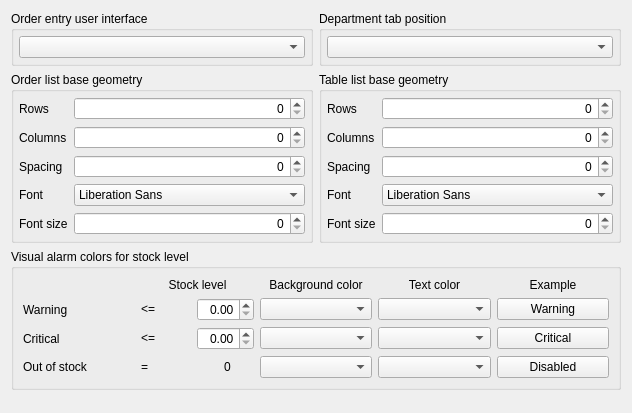
       <widget class="QWidget" name="tab2">
        <attribute name="title">
         <string>Order entry UI</string>
        </attribute>
        <layout class="QVBoxLayout" name="verticalLayout_5">
         <item>
          <layout class="QHBoxLayout" name="horizontalLayout_8">
           <item>
            <widget class="QGroupBox" name="groupBox_7">
             <property name="title">
              <string>Order entry user interface</string>
             </property>
             <layout class="QVBoxLayout" name="verticalLayout_3">
              <property name="leftMargin">
               <number>5</number>
              </property>
              <property name="topMargin">
               <number>5</number>
              </property>
              <property name="rightMargin">
               <number>5</number>
              </property>
              <property name="bottomMargin">
               <number>5</number>
              </property>
              <item>
               <widget class="QComboBox" name="comboBoxOrderUI"/>
              </item>
             </layout>
            </widget>
           </item>
           <item>
            <widget class="QGroupBox" name="groupBox_8">
             <property name="title">
              <string>Department tab position</string>
             </property>
             <layout class="QVBoxLayout" name="verticalLayout_4">
              <property name="leftMargin">
               <number>5</number>
              </property>
              <property name="topMargin">
               <number>5</number>
              </property>
              <property name="rightMargin">
               <number>5</number>
              </property>
              <property name="bottomMargin">
               <number>5</number>
              </property>
              <item>
               <widget class="QComboBox" name="comboBoxTabPosition"/>
              </item>
             </layout>
            </widget>
           </item>
          </layout>
         </item>
         <item>
          <layout class="QHBoxLayout" name="horizontalLayout_3">
           <item>
            <widget class="QGroupBox" name="groupBoxOrderGeometry">
             <property name="sizePolicy">
              <sizepolicy hsizetype="Minimum" vsizetype="Fixed">
               <horstretch>0</horstretch>
               <verstretch>0</verstretch>
              </sizepolicy>
             </property>
             <property name="title">
              <string>Order list base geometry</string>
             </property>
             <layout class="QVBoxLayout" name="verticalLayout_10">
              <property name="leftMargin">
               <number>5</number>
              </property>
              <property name="topMargin">
               <number>5</number>
              </property>
              <property name="rightMargin">
               <number>5</number>
              </property>
              <property name="bottomMargin">
               <number>5</number>
              </property>
              <item>
               <layout class="QGridLayout" name="gridLayout_5">
                <property name="sizeConstraint">
                 <enum>QLayout::SizeConstraint::SetMinimumSize</enum>
                </property>
                <item row="4" column="1">
                 <widget class="QSpinBox" name="spinBoxOrderListFontSize">
                  <property name="alignment">
                   <set>Qt::AlignmentFlag::AlignRight|Qt::AlignmentFlag::AlignTrailing|Qt::AlignmentFlag::AlignVCenter</set>
                  </property>
                 </widget>
                </item>
                <item row="1" column="1">
                 <widget class="QSpinBox" name="spinBoxOrderListColumns">
                  <property name="alignment">
                   <set>Qt::AlignmentFlag::AlignRight|Qt::AlignmentFlag::AlignTrailing|Qt::AlignmentFlag::AlignVCenter</set>
                  </property>
                 </widget>
                </item>
                <item row="2" column="0">
                 <widget class="QLabel" name="label_13">
                  <property name="text">
                   <string>Spacing</string>
                  </property>
                 </widget>
                </item>
                <item row="1" column="0">
                 <widget class="QLabel" name="label_2">
                  <property name="text">
                   <string>Columns</string>
                  </property>
                 </widget>
                </item>
                <item row="0" column="0">
                 <widget class="QLabel" name="label">
                  <property name="text">
                   <string>Rows</string>
                  </property>
                 </widget>
                </item>
                <item row="0" column="1">
                 <widget class="QSpinBox" name="spinBoxOrderListRows">
                  <property name="alignment">
                   <set>Qt::AlignmentFlag::AlignRight|Qt::AlignmentFlag::AlignTrailing|Qt::AlignmentFlag::AlignVCenter</set>
                  </property>
                 </widget>
                </item>
                <item row="2" column="1">
                 <widget class="QSpinBox" name="spinBoxOrderListSpacing">
                  <property name="alignment">
                   <set>Qt::AlignmentFlag::AlignRight|Qt::AlignmentFlag::AlignTrailing|Qt::AlignmentFlag::AlignVCenter</set>
                  </property>
                 </widget>
                </item>
                <item row="4" column="0">
                 <widget class="QLabel" name="label_17">
                  <property name="text">
                   <string>Font size</string>
                  </property>
                 </widget>
                </item>
                <item row="3" column="0">
                 <widget class="QLabel" name="label_15">
                  <property name="text">
                   <string>Font</string>
                  </property>
                 </widget>
                </item>
                <item row="3" column="1">
                 <widget class="QFontComboBox" name="fontComboBoxOrderList">
                  <property name="sizePolicy">
                   <sizepolicy hsizetype="Minimum" vsizetype="Fixed">
                    <horstretch>0</horstretch>
                    <verstretch>0</verstretch>
                   </sizepolicy>
                  </property>
                  <property name="editable">
                   <bool>false</bool>
                  </property>
                 </widget>
                </item>
               </layout>
              </item>
             </layout>
            </widget>
           </item>
           <item>
            <widget class="QGroupBox" name="groupBoxTableGeometry">
             <property name="sizePolicy">
              <sizepolicy hsizetype="Minimum" vsizetype="Fixed">
               <horstretch>0</horstretch>
               <verstretch>0</verstretch>
              </sizepolicy>
             </property>
             <property name="title">
              <string>Table list base geometry</string>
             </property>
             <layout class="QVBoxLayout" name="verticalLayout_11">
              <property name="leftMargin">
               <number>5</number>
              </property>
              <property name="topMargin">
               <number>5</number>
              </property>
              <property name="rightMargin">
               <number>5</number>
              </property>
              <property name="bottomMargin">
               <number>5</number>
              </property>
              <item>
               <layout class="QGridLayout" name="gridLayout_6">
                <property name="sizeConstraint">
                 <enum>QLayout::SizeConstraint::SetMinimumSize</enum>
                </property>
                <item row="3" column="0">
                 <widget class="QLabel" name="label_16">
                  <property name="text">
                   <string>Font</string>
                  </property>
                 </widget>
                </item>
                <item row="0" column="1">
                 <widget class="QSpinBox" name="spinBoxTableListRows">
                  <property name="alignment">
                   <set>Qt::AlignmentFlag::AlignRight|Qt::AlignmentFlag::AlignTrailing|Qt::AlignmentFlag::AlignVCenter</set>
                  </property>
                 </widget>
                </item>
                <item row="0" column="0">
                 <widget class="QLabel" name="label_4">
                  <property name="text">
                   <string>Rows</string>
                  </property>
                 </widget>
                </item>
                <item row="2" column="0">
                 <widget class="QLabel" name="label_14">
                  <property name="text">
                   <string>Spacing</string>
                  </property>
                 </widget>
                </item>
                <item row="1" column="0">
                 <widget class="QLabel" name="label_5">
                  <property name="text">
                   <string>Columns</string>
                  </property>
                 </widget>
                </item>
                <item row="1" column="1">
                 <widget class="QSpinBox" name="spinBoxTableListColumns">
                  <property name="alignment">
                   <set>Qt::AlignmentFlag::AlignRight|Qt::AlignmentFlag::AlignTrailing|Qt::AlignmentFlag::AlignVCenter</set>
                  </property>
                 </widget>
                </item>
                <item row="2" column="1">
                 <widget class="QSpinBox" name="spinBoxTableListSpacing">
                  <property name="alignment">
                   <set>Qt::AlignmentFlag::AlignRight|Qt::AlignmentFlag::AlignTrailing|Qt::AlignmentFlag::AlignVCenter</set>
                  </property>
                 </widget>
                </item>
                <item row="3" column="1">
                 <widget class="QFontComboBox" name="fontComboBoxTableList">
                  <property name="sizePolicy">
                   <sizepolicy hsizetype="Minimum" vsizetype="Fixed">
                    <horstretch>0</horstretch>
                    <verstretch>0</verstretch>
                   </sizepolicy>
                  </property>
                  <property name="editable">
                   <bool>false</bool>
                  </property>
                 </widget>
                </item>
                <item row="4" column="1">
                 <widget class="QSpinBox" name="spinBoxTableListFontSize">
                  <property name="alignment">
                   <set>Qt::AlignmentFlag::AlignRight|Qt::AlignmentFlag::AlignTrailing|Qt::AlignmentFlag::AlignVCenter</set>
                  </property>
                 </widget>
                </item>
                <item row="4" column="0">
                 <widget class="QLabel" name="label_18">
                  <property name="text">
                   <string>Font size</string>
                  </property>
                 </widget>
                </item>
               </layout>
              </item>
             </layout>
            </widget>
           </item>
          </layout>
         </item>
         <item>
          <widget class="QGroupBox" name="groupBox_2">
           <property name="title">
            <string>Visual alarm colors for stock level</string>
           </property>
           <layout class="QVBoxLayout" name="verticalLayout_2">
            <item>
             <layout class="QGridLayout" name="gridLayout_4">
              <item row="0" column="1">
               <widget class="QLabel" name="labelRed_2">
                <property name="font">
                 <font>
                  <bold>false</bold>
                 </font>
                </property>
                <property name="text">
                 <string>Stock level</string>
                </property>
                <property name="alignment">
                 <set>Qt::AlignmentFlag::AlignCenter</set>
                </property>
               </widget>
              </item>
              <item row="0" column="2">
               <widget class="QLabel" name="labelYellow">
                <property name="font">
                 <font>
                  <bold>false</bold>
                 </font>
                </property>
                <property name="text">
                 <string>Background color</string>
                </property>
                <property name="alignment">
                 <set>Qt::AlignmentFlag::AlignCenter</set>
                </property>
               </widget>
              </item>
              <item row="0" column="3">
               <widget class="QLabel" name="labelRed">
                <property name="font">
                 <font>
                  <bold>false</bold>
                 </font>
                </property>
                <property name="text">
                 <string>Text color</string>
                </property>
                <property name="alignment">
                 <set>Qt::AlignmentFlag::AlignCenter</set>
                </property>
               </widget>
              </item>
              <item row="0" column="4">
               <widget class="QLabel" name="labelRed_3">
                <property name="font">
                 <font>
                  <bold>false</bold>
                 </font>
                </property>
                <property name="text">
                 <string>Example</string>
                </property>
                <property name="alignment">
                 <set>Qt::AlignmentFlag::AlignCenter</set>
                </property>
               </widget>
              </item>
              <item row="1" column="0">
               <widget class="QLabel" name="labelYellow_3">
                <property name="font">
                 <font>
                  <bold>false</bold>
                 </font>
                </property>
                <property name="text">
                 <string>Warning</string>
                </property>
               </widget>
              </item>
              <item row="1" column="1">
               <layout class="QHBoxLayout" name="horizontalLayout_10">
                <item>
                 <widget class="QLabel" name="label_31">
                  <property name="text">
                   <string>&lt;=</string>
                  </property>
                 </widget>
                </item>
                <item>
                 <widget class="QDoubleSpinBox" name="spinBoxWarningLevel">
                  <property name="sizePolicy">
                   <sizepolicy hsizetype="Minimum" vsizetype="Fixed">
                    <horstretch>0</horstretch>
                    <verstretch>0</verstretch>
                   </sizepolicy>
                  </property>
                  <property name="alignment">
                   <set>Qt::AlignmentFlag::AlignRight|Qt::AlignmentFlag::AlignTrailing|Qt::AlignmentFlag::AlignVCenter</set>
                  </property>
                 </widget>
                </item>
               </layout>
              </item>
              <item row="1" column="2">
               <widget class="ColorComboBox" name="colorComboBoxWB"/>
              </item>
              <item row="1" column="3">
               <widget class="ColorComboBox" name="colorComboBoxWT"/>
              </item>
              <item row="1" column="4">
               <widget class="ButtonItemExample" name="pushButtonExampleWL">
                <property name="text">
                 <string>Warning</string>
                </property>
               </widget>
              </item>
              <item row="2" column="0">
               <widget class="QLabel" name="labelYellow_4">
                <property name="font">
                 <font>
                  <bold>false</bold>
                 </font>
                </property>
                <property name="text">
                 <string>Critical</string>
                </property>
               </widget>
              </item>
              <item row="2" column="1">
               <layout class="QHBoxLayout" name="horizontalLayout_11">
                <item>
                 <widget class="QLabel" name="label_32">
                  <property name="text">
                   <string>&lt;=</string>
                  </property>
                 </widget>
                </item>
                <item>
                 <widget class="QDoubleSpinBox" name="spinBoxCriticalLevel">
                  <property name="sizePolicy">
                   <sizepolicy hsizetype="Minimum" vsizetype="Fixed">
                    <horstretch>0</horstretch>
                    <verstretch>0</verstretch>
                   </sizepolicy>
                  </property>
                  <property name="alignment">
                   <set>Qt::AlignmentFlag::AlignRight|Qt::AlignmentFlag::AlignTrailing|Qt::AlignmentFlag::AlignVCenter</set>
                  </property>
                 </widget>
                </item>
               </layout>
              </item>
              <item row="2" column="2">
               <widget class="ColorComboBox" name="colorComboBoxCB"/>
              </item>
              <item row="2" column="3">
               <widget class="ColorComboBox" name="colorComboBoxCT"/>
              </item>
              <item row="2" column="4">
               <widget class="ButtonItemExample" name="pushButtonExampleCL">
                <property name="text">
                 <string>Critical</string>
                </property>
               </widget>
              </item>
              <item row="3" column="0">
               <widget class="QLabel" name="label_21">
                <property name="text">
                 <string>Out of stock</string>
                </property>
               </widget>
              </item>
              <item row="3" column="1">
               <layout class="QHBoxLayout" name="horizontalLayout_12">
                <item>
                 <widget class="QLabel" name="label_22">
                  <property name="text">
                   <string>=</string>
                  </property>
                 </widget>
                </item>
                <item>
                 <widget class="QLabel" name="label_23">
                  <property name="text">
                   <string>0</string>
                  </property>
                  <property name="alignment">
                   <set>Qt::AlignmentFlag::AlignCenter</set>
                  </property>
                 </widget>
                </item>
               </layout>
              </item>
              <item row="3" column="2">
               <widget class="ColorComboBox" name="colorComboBoxDB"/>
              </item>
              <item row="3" column="3">
               <widget class="ColorComboBox" name="colorComboBoxDT"/>
              </item>
              <item row="3" column="4">
               <widget class="ButtonItemExample" name="pushButtonExampleDL">
                <property name="text">
                 <string>Disabled</string>
                </property>
               </widget>
              </item>
             </layout>
            </item>
           </layout>
          </widget>
         </item>
         <item>
          <spacer name="verticalSpacer_4">
           <property name="orientation">
            <enum>Qt::Orientation::Vertical</enum>
           </property>
           <property name="sizeHint" stdset="0">
            <size>
             <width>20</width>
             <height>12</height>
            </size>
           </property>
          </spacer>
         </item>
        </layout>
       </widget>
